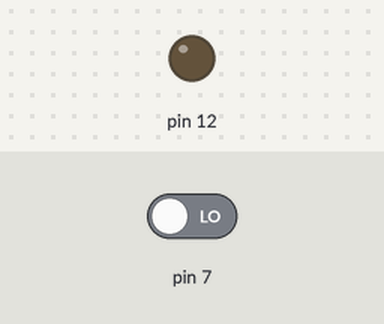
The sketch below on a simulated Arduino Uno, built with avr-gcc and run on an emulated ATmega328P. On the bench: output pins drawn as LEDs (lit = HIGH). The test bench sets the inputs (shaded band); at power-on: pin 7 LOW. What the sketch prints to the serial monitor is not drawn.

Above: at 1.2 s.
1.3 s: pin 7 driven HIGH
At 1.7 s:
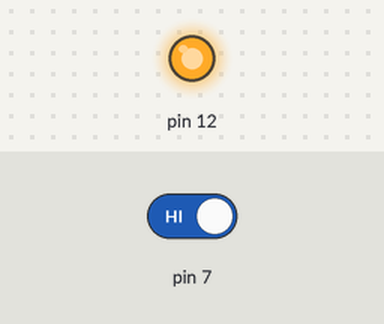
2.8 s: pin 7 driven LOW
At 4.1 s:
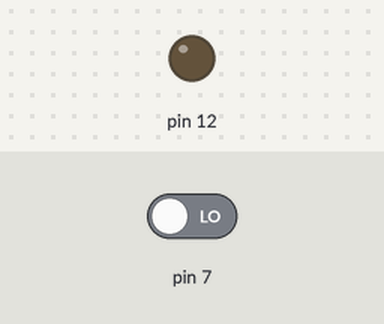
Timing chart, 0 to 5.8 s (numbered marks = the images above; inputs shaded):
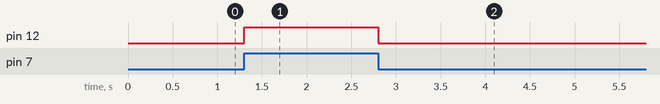

Measured:
- after the input at 1.3 s, pin 12: LOW → HIGH at once
- after the input at 2.8 s, pin 12: HIGH → LOW at once

The sketch:

Single-Pushbutton.ino
```cpp
void setup()
{
  Serial.begin(9600);
  pinMode(12, OUTPUT);
  pinMode(7,INPUT);
}

void loop()
{
  int btn = digitalRead(7);

  if(btn == 1){
  	digitalWrite(12, HIGH);
  }
  else{
  	digitalWrite(12, LOW);
  }

  Serial.println(btn);
}
```
